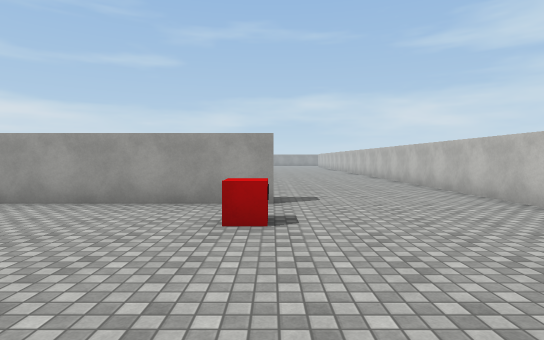
[1] (above)

24 first-person views from a walk through a 3-D level made in the Unity game engine. The camera is 1.5 m above the floor, tilts 2° down and sees 80° across. The floor is counted in squares, 2 m on a side. Each view is taken from the middle of a square. On the plan, view 1 faces up. The plan holds only what a view shows up to about 11 squares ahead; the rest is blank. The place goes on beyond the plan. The player character is not drawn. Surface patterns are stand-ins for the level's own textures.

[2]
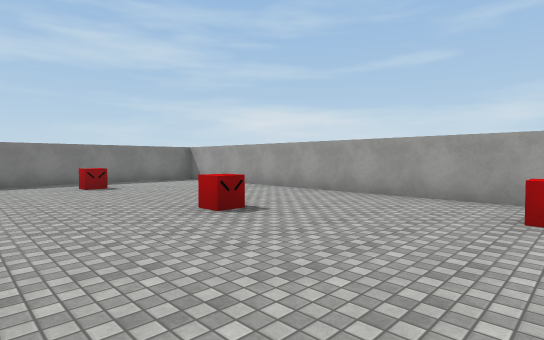

[3]
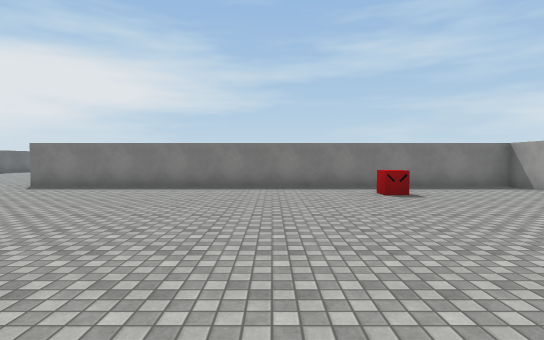

[4]
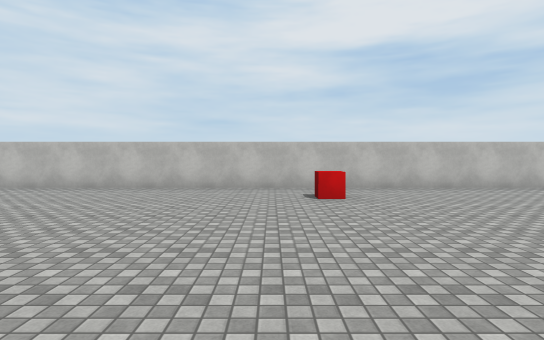

[5]
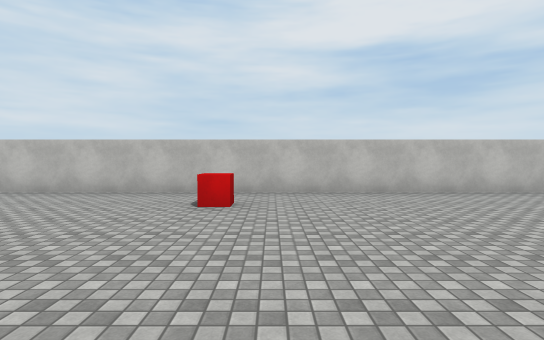

[6]
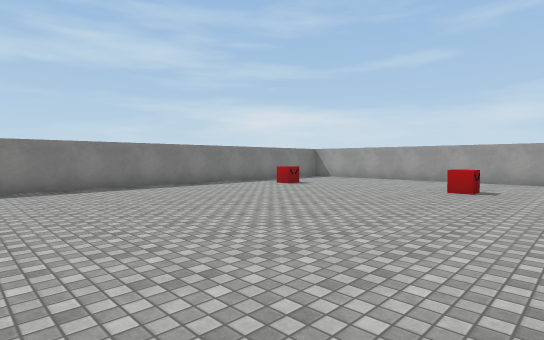

[7]
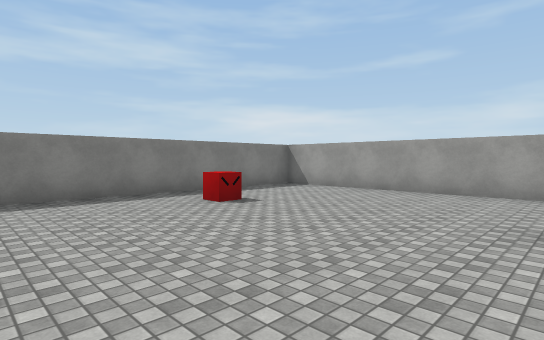

[8]
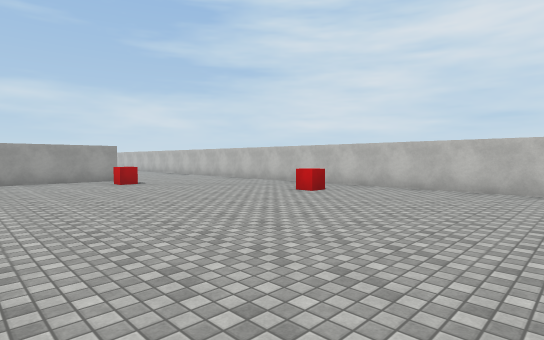

[9]
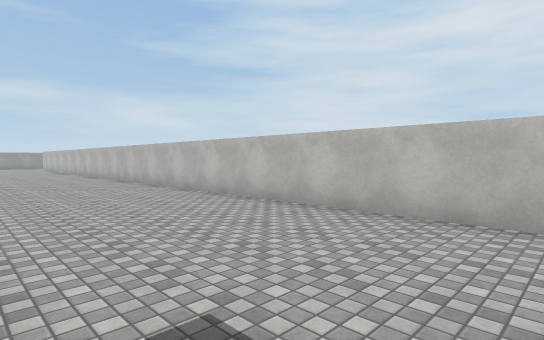

[10]
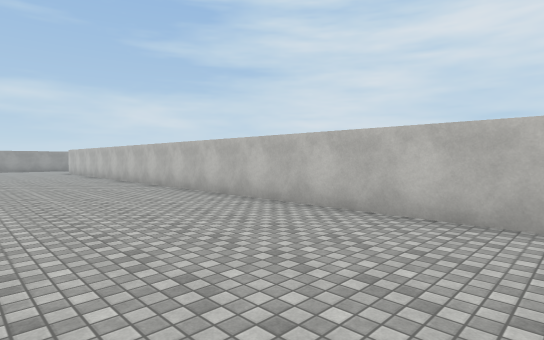

[11]
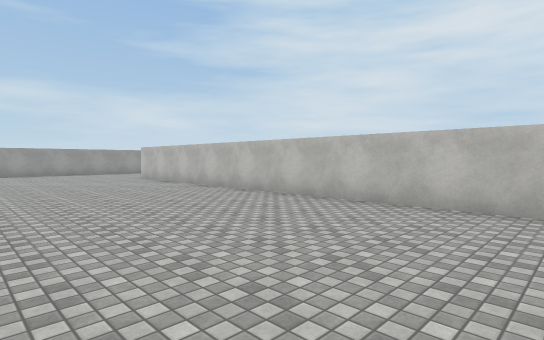

[12]
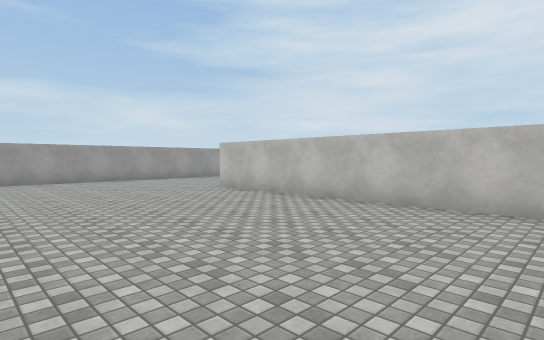

[13]
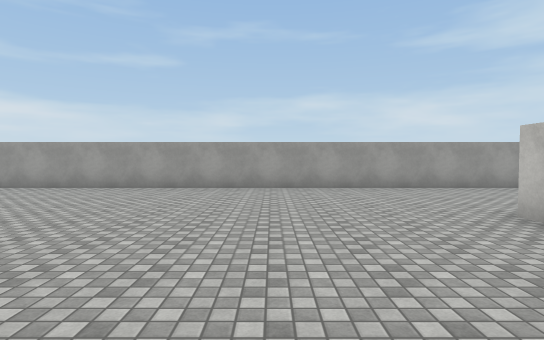

[14]
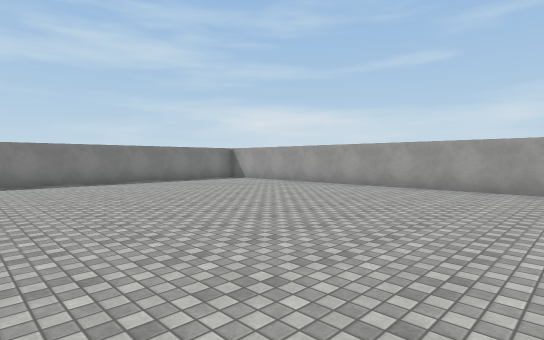

[15]
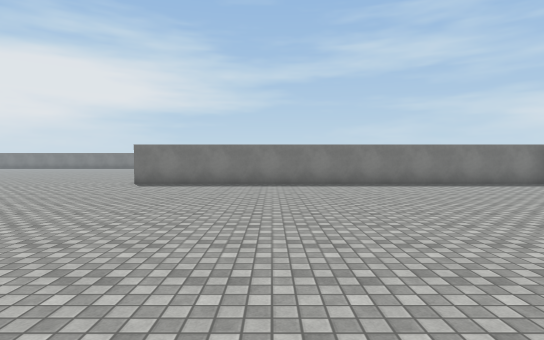

[16]
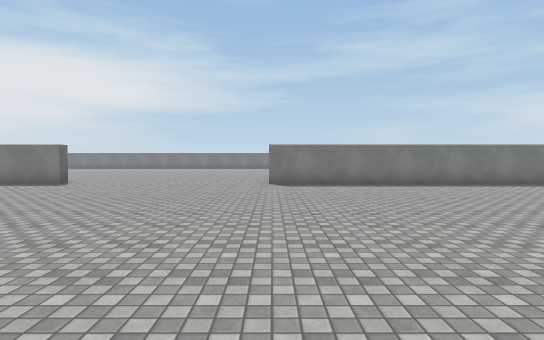

[17]
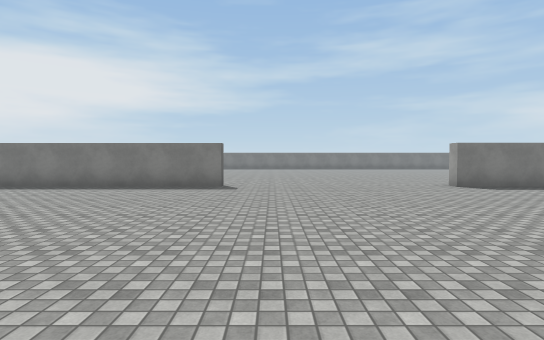

[18]
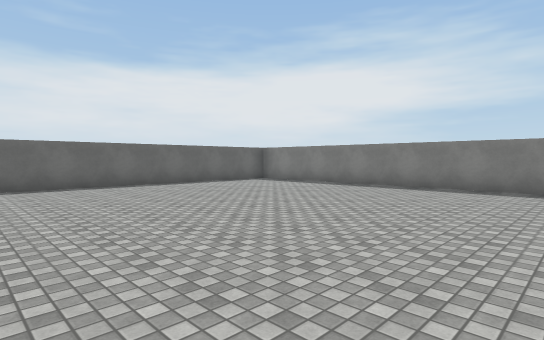

[19]
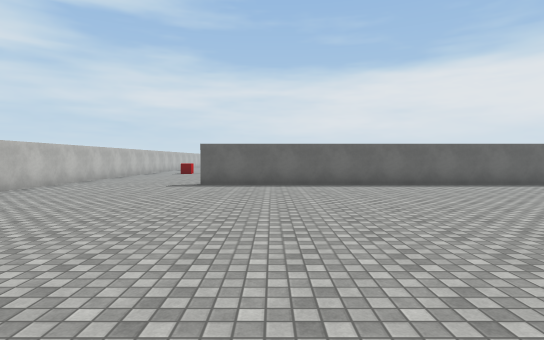

[20]
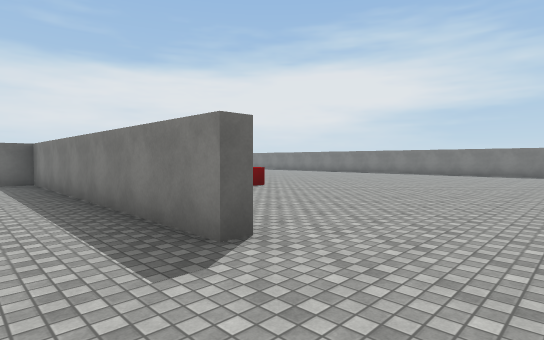

[21]
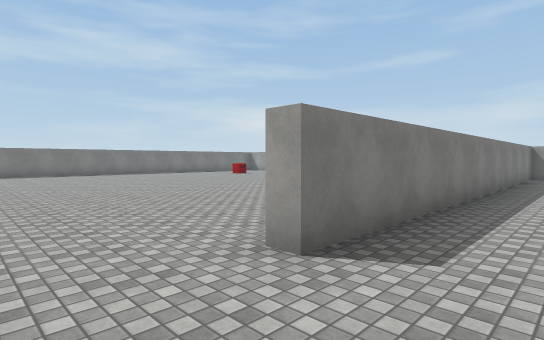

[22]
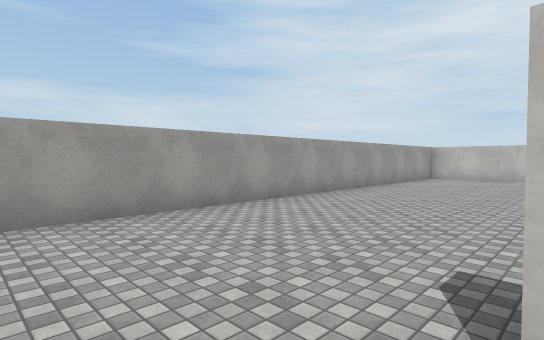

[23]
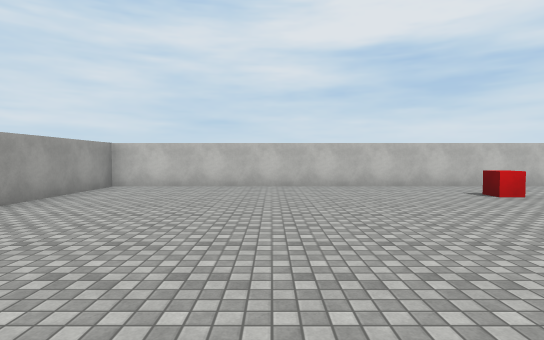

[24]
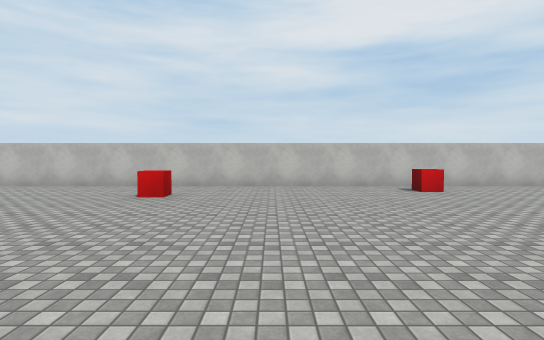

### Floor plan
Points are (right, up) in squares from view 1. A wall is a line through its corners. A room is listed if a view was taken in it or the views show most of it. See-through windows are left out.
Room 1 (views 1, 2, 3, 4, 5, 6, 7, 8)
walls: (0.1, 5.4) (-10.7, 5.4) (-10.7, -6.5); (4.2, -6.5) (4.2, 4.5)
ways out: opening at (1.5, 4.2) to room 2
objects: other object (-9, 2); other object (-4, 2); other object (0, 4); other object (2, -1)
Room 2 (views 9, 10, 11, 12, 13, 14, 15, 16, 17, 18, 19, 20, 21, 22, 23, 24)
walls: (-11.1, 14.6) (-10.7, 14.6) (-10.7, 5.8) (0.1, 5.8); (4.2, 4.5) (4.2, 29.2); (15.7, 14.6) (15.7, 33.3) (-7.4, 33.3); (-10.7, 33.1) (-10.7, 20.9) (-11, 20.9)
ways out: opening at (1.5, 4.2) to room 1
objects: other object (-15, 10); other object (13, 24); other object (14, 18)

Positions as (right, up) in squares from view 1, and headings:
1: (0, 0), facing up
2: (0, -1), facing up-left
3: (-2, -1), facing left
4: (-4, 0), facing right
5: (-3, -2), facing right
6: (-2, -6), facing up-left
7: (-4, -2), facing up-left
8: (-4, -6), facing up-right
9: (0, 5), facing up-right
10: (0, 11), facing up-right
11: (-1, 17), facing up-right
12: (-1, 22), facing up-right
13: (1, 25), facing up
14: (0, 25), facing up-left
15: (-1, 25), facing left
16: (-1, 21), facing left
17: (-2, 16), facing left
18: (-2, 15), facing down-left
19: (-2, 15), facing down
20: (-9, 17), facing down-left
21: (-9, 19), facing up-left
22: (3, 29), facing up-right
23: (7, 29), facing right
24: (7, 22), facing right
